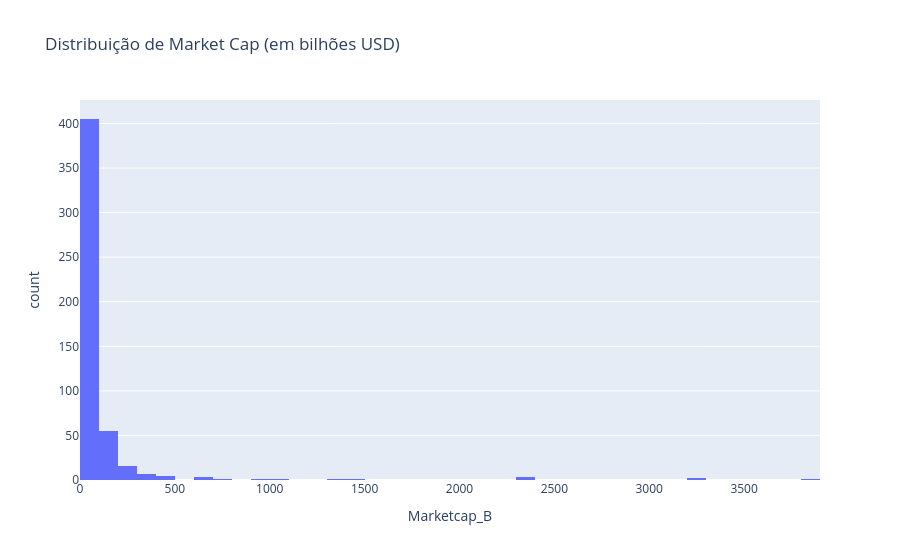

Here is the notebook cell this chart was saved with:
### Code cell
df['Marketcap_B'] = df['Marketcap'] / 1e9

fig = px.histogram(df, x='Marketcap_B', nbins=50, title='Distribuição de Market Cap (em bilhões USD)')
fig.show()

### Figure 1 — Plotly figure (JSON) as saved in the notebook; plotly's stock layout.template omitted (floating-point values rounded to 4 significant figures; data arrays with more than 128 entries replaced by an {"elided": "..."} marker saying what was removed)
{"data": [{"bingroup": "x", "hovertemplate": "Marketcap_B=%{x}<br>count=%{y}<extra></extra>", "legendgroup": "", "marker": {"color": "#636efa", "pattern": {"shape": ""}}, "name": "", "nbinsx": 50, "orientation": "v", "showlegend": false, "type": "histogram", "x": {"elided": "502 float values"}, "xaxis": "x", "yaxis": "y"}], "layout": {"barmode": "relative", "legend": {"tracegroupgap": 0}, "title": {"text": "Distribuição de Market Cap (em bilhões USD)"}, "xaxis": {"anchor": "y", "domain": [0, 1], "title": {"text": "Marketcap_B"}}, "yaxis": {"anchor": "x", "domain": [0, 1], "title": {"text": "count"}}}}
